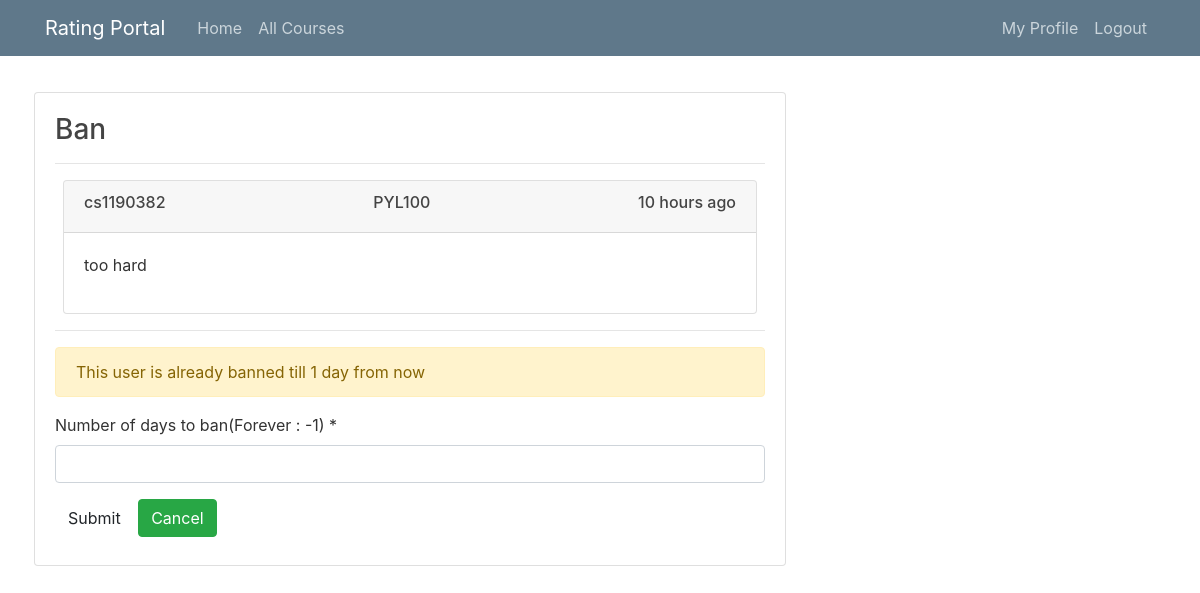
The app's page /ban/4/34/?next=/reportAction/34/ (signed in), older data.
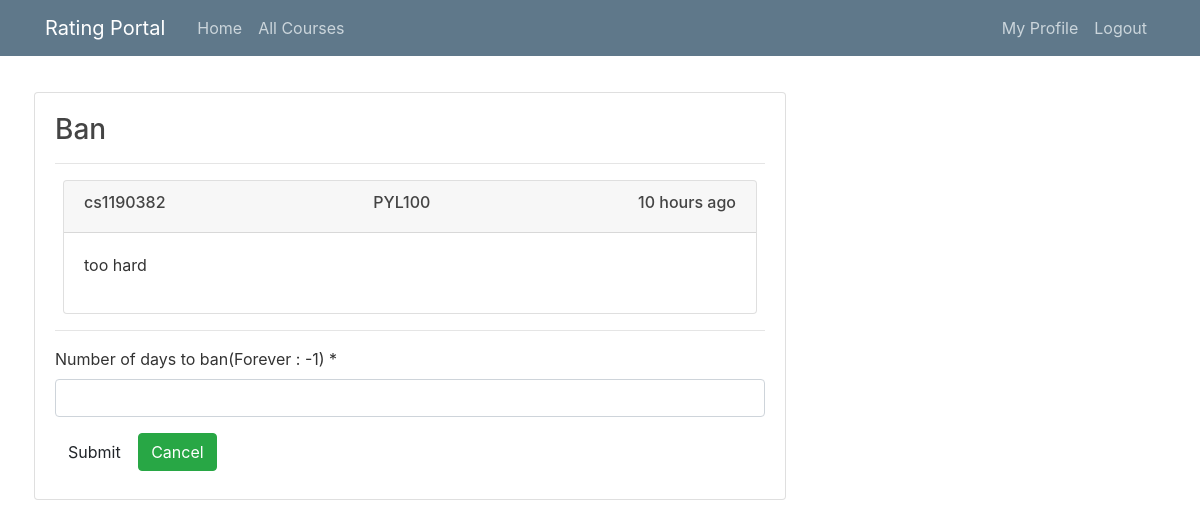
The same page, newer data.
### users/models.py (models this page shows)
class CustomUserModel(models.Model):
    user = models.OneToOneField(User, on_delete=models.CASCADE,)
    bannedTill = models.DateTimeField(auto_now=False, auto_now_add=False)

### users/views.py (the view)
# urls.py: path("ban/<int:userID>/<int:reviewID>/", user_views.banView, name="ban"),
@login_required
def banView(request, userID, reviewID):
    user = User.objects.get(id=userID)
    review = Review.objects.get(id=reviewID)
    context = {}
    context["next"] = request.build_absolute_uri(request.GET["next"])
    context["review"] = review
    context['alreadyBanned']=None
    if user.customusermodel.bannedTill>datetime.now(pytz.utc):
        context['alreadyBanned'] = user.customusermodel.bannedTill
    nextYes = "/issues/"
    if request.user.is_superuser:
        if request.method == "POST":
            form = BanForm(request.POST)
            context["form"] = form
            if form.is_valid():
                customUserModel = user.customusermodel
                banDays = form.cleaned_data.get("banDays")
                actionLink=None
                if banDays == -1:
                    actionDetail=f'You removed {review.author.username}.'
                    user.delete()
                else:
                    actionDetail=f'You banned {review.author.username} for {banDays} day(s).'
                    actionLink=request.build_absolute_uri(f'/profile/{review.author.username}')
                    customUserModel.bannedTill = datetime.now(pytz.utc) + timedelta(
                        days=form.cleaned_data.get("banDays")
                    )
                    rc= RecentAction.create(review.author,f'You have been banned for {banDays} day(s)','a',None)
                    rc.save()
                    customUserModel.save()
                    review.delete()
                actionType='a'
                rca= RecentAction.create(request.user,actionDetail,actionType,actionLink)
                rca.save()
                return redirect(nextYes)
        else:
            form = BanForm()
            context["form"] = form
        return render(request, "users/ban.html", context)
    else:
        return Http404

### users/forms.py (shortened to what this page needs)
class BanForm(forms.Form):
    banDays = forms.IntegerField(
        label="Number of days to ban(Forever : -1) ",
    )  # widget=forms.TextInput(attrs={'placeholder': 'yyyy-mm-dd hh:mm:ss'}))

### users/templates/users/ban.html (shortened to what this page needs)
{% extends "users/base.html" %}
{% load crispy_forms_tags %}
{% load humanize %}
{% block content %}
<div class="card-body">
    <h3>Ban</h3>
    <hr>
    <div class="card m-2">
        <div class="card-header">
            <div class="d-flex justify-content-between">
                <h6>
                    {{review.author.username}}
                </h6>
                <h6>
                    {{review.courseName}}
                </h6>
                <h6>
                    {{review.dateAdded|naturaltime}}
                </h6>
            </div>
        </div>
        <div class="card-body">
            <p>
                {{review.reviewContent}}
            </p>
        </div>
    </div>
    <hr>
    <form method="post">
        {% if alreadyBanned %}
        <div class="alert alert-warning" role="alert">
            This user is already banned till {{alreadyBanned|naturaltime}}
        </div>
        {% endif %}
        {{form|crispy}}
        <button type="submit" class="btn btn-error">Submit</button>
        <a href="{{next}}" class="btn btn-success">Cancel</a>
    </form>
</div>
{% endblock content %}

Row changes from the older to the newer data that the page shows:
no longer on this page (row edited): CustomUserModel: bannedTill "1 day from now"
Text that changed along with them:
text no longer shown: "This user is already banned till"
